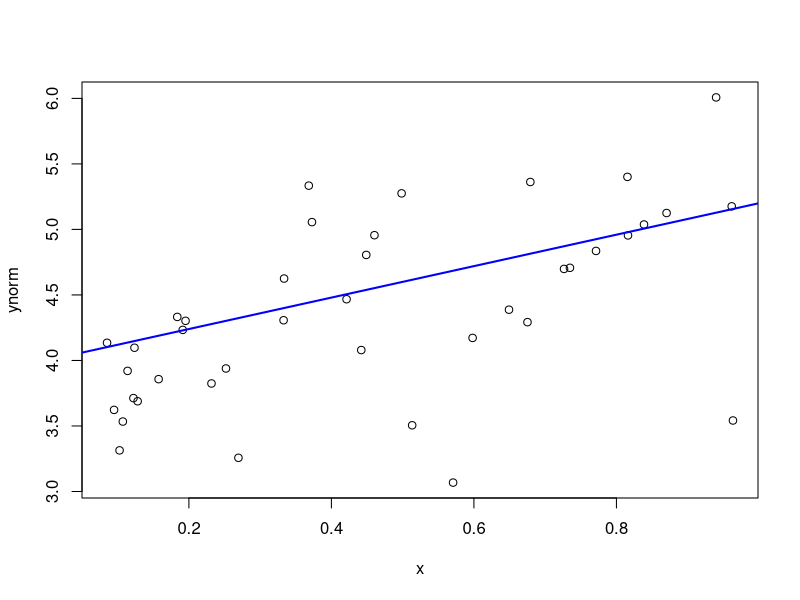

This figure's R source:
a <- 4
b <- 1.2
sigSq <- 0.4
x <- runif(40)
ynorm <- a+b*x+rnorm(40,sd=sqrt(0.4))
plot(x,ynorm)
abline(a=a, b=b, col="blue", lwd=2)
dev.print(pdf,"toy.line.pdf")
